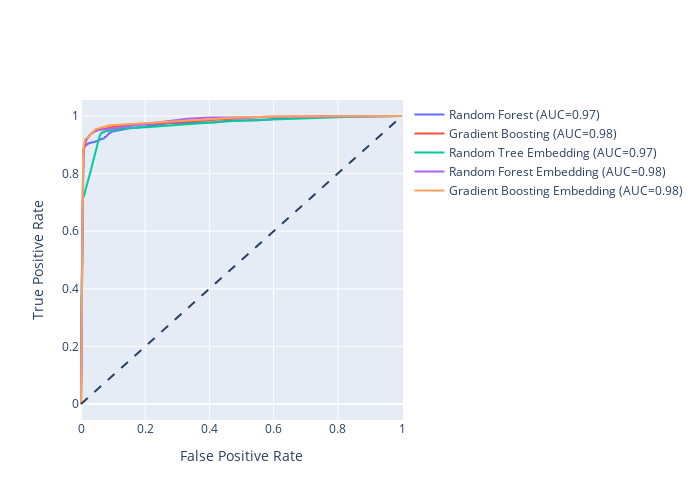

The code cell stored with this chart in its notebook:
### Code cell
models = [
    ("Random Forest", random_forest),
    ("Gradient Boosting", gradient_boosting),
    ("Random Tree Embedding", rt_model),
    ("Random Forest Embedding", rf_model),
    ("Gradient Boosting Embedding", gbdt_model),
]
fig = plot_roc(*models)
fig.show()

### Figure 1 — Plotly figure (JSON) as saved in the notebook; plotly's stock layout.template omitted (floating-point values rounded to 4 significant figures; data arrays with more than 128 entries replaced by an {"elided": "..."} marker saying what was removed)
{"data": [{"mode": "lines", "name": "Random Forest (AUC=0.97)", "type": "scatter", "x": {"elided": "1840 float values"}, "y": {"elided": "1840 float values"}}, {"mode": "lines", "name": "Gradient Boosting (AUC=0.98)", "type": "scatter", "x": {"elided": "141 float values"}, "y": {"elided": "141 float values"}}, {"mode": "lines", "name": "Random Tree Embedding (AUC=0.97)", "type": "scatter", "x": {"elided": "3914 float values"}, "y": {"elided": "3914 float values"}}, {"mode": "lines", "name": "Random Forest Embedding (AUC=0.98)", "type": "scatter", "x": {"elided": "1859 float values"}, "y": {"elided": "1859 float values"}}, {"mode": "lines", "name": "Gradient Boosting Embedding (AUC=0.98)", "type": "scatter", "x": {"elided": "138 float values"}, "y": {"elided": "138 float values"}}], "layout": {"height": 500, "shapes": [{"line": {"dash": "dash"}, "type": "line", "x0": 0, "x1": 1, "y0": 0, "y1": 1}], "width": 700, "xaxis": {"title": {"text": "False Positive Rate"}}, "yaxis": {"title": {"text": "True Positive Rate"}}}}
